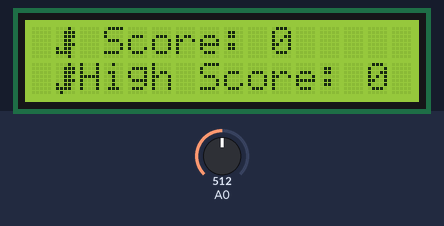
A sketch run on a simulated Arduino Uno, built with avr-gcc and run on an emulated ATmega328P. On the bench: 16×2 character LCD. Inputs (shaded band) come from the test bench; at power-on: A0 = 512. Random numbers use the default seed unless the sketch sets one; what the sketch prints to the serial monitor is not drawn.

Above: at 1.2 s.
1.3 s: A0 set to 316
2.8 s: A0 set to 294
At 2.91 s:
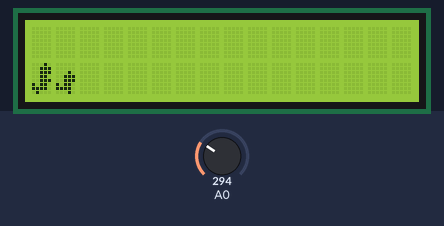
4.6 s: A0 set to 320
At 6.3 s:
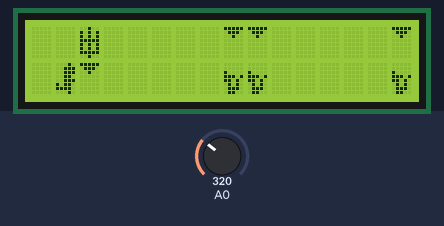
6.4 s: A0 set to 122
At 7.63 s:
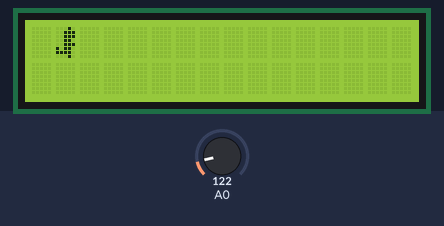
9.2 s: A0 set to 148
At 9.4 s:
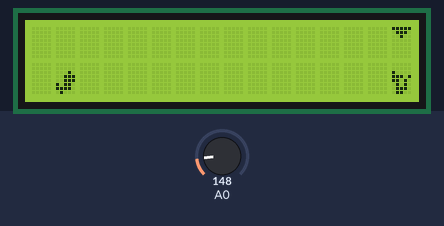
11.1 s: A0 set to 13
At 13.3 s:
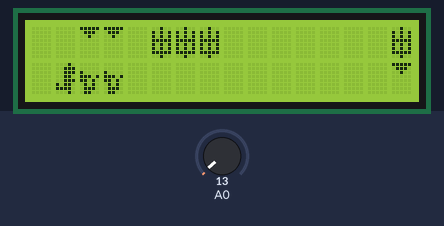

Measured:
- the behaviour switches between 310 and 309 on A0 (found by bisection; images 0 and 1)
- the behaviour switches between 134 and 135 on A0 (found by bisection; images 3 and 4)
- after the input at 1.3 s, every drawn part: stays the same
- after the input at 2.8 s, the display: changes at once (image 1)
- what the display in image 5 shows lasts 1.1 s, from 12.5 s to 13.6 s

The sketch:

DinosaurGame.ino
```cpp
#include<LiquidCrystal.h>
LiquidCrystal lcd(12, 11, 5, 4, 3, 2);

#define btnRight 0
#define btnUp 1
#define btnDown 2
#define btnLeft 3
#define btnSelect 4
#define btnNone 5

byte dino[8] = {
  0x02, //. . . o .
  0x07, //. . o o o
  0x07, //. . o o o
  0x06, //. . o o .
  0x07, //. . o o o
  0x16, //o . o o .
  0x1e, //o o o o .
  0x0a, //. o . o .
};
byte dino1[8] = {
  0x02, //. . . o .
  0x07, //. . o o o
  0x07, //. . o o o
  0x06, //. . o o .
  0x07, //. . o o o
  0x16, //o . o o .
  0x1e, //o o o o .
  0x08, //. o . . .
};
byte dino2[8] = {
  0x02, //. . . o .
  0x07, //. . o o o
  0x07, //. . o o o
  0x06, //. . o o .
  0x07, //. . o o o
  0x16, //o . o o .
  0x1e, //o o o o .
  0x02, //. . . o .
};
byte dinosit[8] = {
  0x00, //. . . . .
  0x00, //. . . . .
  0x02, //. . . o .
  0x07, //. . o o o
  0x07, //. . o o o
  0x16, //o . o o .
  0x1e, //o o o o .
  0x0a, //. o . o .
};
byte dinosit1[8] = {
  0x00, //. . . . .
  0x00, //. . . . .
  0x02, //. . . o .
  0x07, //. . o o o
  0x07, //. . o o o
  0x16, //o . o o .
  0x1e, //o o o o .
  0x08, //. o . . .
};
byte dinosit2[8] = {
  0x00, //. . . . .
  0x00, //. . . . .
  0x02, //. . . o .
  0x07, //. . o o o
  0x07, //. . o o o
  0x16, //o . o o .
  0x1e, //o o o o .
  0x02, //. . . o .
};
byte obs1[8] = {
  0x00, //. . . . .
  0x00, //. . . . .
  0x10, //o . . . .
  0x1d, //o o o . o
  0x1a, //o o . o .
  0x0a, //. o . o .
  0x0e, //. o o o .
  0x0c, //. o o . .
};
byte obs2[8] = {
  0x04, //. . o . .
  0x04, //. . o . .
  0x0e, //. o o o .
  0x1f, //o o o o o
  0x1f, //o o o o o
  0x0e, //. o o o .
  0x04, //. . o . .
  0x04, //. . o . .
};
byte obs3[8] = {
  0x1f, //o o o o o
  0x0e, //. o o o .
  0x04, //. . o . .
  0x00, //. . . . .
  0x00, //. . . . .
  0x00, //. . . . .
  0x00, //. . . . .
  0x00, //. . . . .
};
byte obs4[8] = {
  0x04, //. . o . .
  0x15, //o . o . o
  0x15, //o . o . o
  0x1f, //o o o o o
  0x15, //o . o . o
  0x15, //o . o . o
  0x1f, //o o o o o
  0x04, //. . o . .
};
byte freep[8] = {
  0x00, //. . . . .
  0x00, //. . . . .
  0x00, //. . . . .
  0x00, //. . . . .
  0x00, //. . . . .
  0x00, //. . . . .
  0x00, //. . . . .
  0x00, //. . . . .
};

int mat[2][24] = {
  {7,7,7,7,7,7,7,7,7,7,7,7,7,7,7,7,7,7,7,7,7,7,7,7},
  {7,0,7,7,7,7,7,7,7,7,7,7,7,7,7,7,7,7,7,7,7,7,7,7}
};
int dinoAnim[] = {1, 0, 2, 3}; // {dino2, dino1, dinosit1, dinosit2}
int walk = 0;
int down = 0;
int up = 0;
int fps = 0;
int maxHigh = 600;
int pauseBetween = 1;
long jumpStarted = 0;
int isJumping = 1;
bool gameStarted = false;
int score = 0;
int highScore = 0;

void redraw(){
  for(int j = 15; j >= 0; j--)
    for(int i = 0; i < 2; i++){
      lcd.setCursor(j, i);
      lcd.write(mat[i][j]);
    }

  if(!gameStarted){
    String s = "Score: " + String(score/4);
    String hS = "High Score: " + String(highScore/4);
    lcd.setCursor(3, 0);
    lcd.print(s);
    lcd.setCursor(2, 1);
    lcd.print(hS);
  }
}

void setup() {
  Serial.begin(9600);

  lcd.begin(16, 2);

  lcd.createChar(0, dino1);
  lcd.createChar(1, dino2);
  lcd.createChar(2, dinosit1);
  lcd.createChar(3, dinosit2);
  lcd.createChar(4, obs1);
  lcd.createChar(5, obs3);
  lcd.createChar(6, obs4);
  lcd.createChar(7, freep);

  lcd.clear();
}

void loop() {
  if(getKey() == btnUp && !up)
    jumpStarted = millis();

  down = (getKey() == btnDown);
  up = (getKey() == btnUp);

  if(!gameStarted){
    if(up || down){
      gameStarted = true;
      score = 0;
    }
  }

  if(gameStarted){
    //dino animator: 3 x delay (samples/ms)
    if(fps % 3 == 0)
       walk = 1 - walk;
    //fps: 4 x delay (frames/ms)
    if(fps % 4 == 0){
      pauseBetween--;
      for(int i = 0; i < 2; i++)
      for(int j = 0; j < 23; j++){
        mat[i][j] = mat[i][j+1];
      }
      mat[0][23] = 7;
      mat[1][23] = 7;
    }

    if(!pauseBetween) generateObstacles();
    isJumping = millis() - jumpStarted < maxHigh && up;

    if(isJumping && mat[0][1] == 6)
      gameover();
    if(isJumping && mat[0][1] == 5 && !down)
      gameover();
    if(!isJumping && mat[1][1] == 4)
      gameover();
    if(!isJumping && mat[1][1] == 5 && !down)
      gameover();
    //if(!down) score++;
    Serial.println(mat[0][1]);
    if(mat[0][1] != 7 || mat[1][1] != 7)
      score++;
    if(score > highScore)
      highScore = score;
    fps++;
  }

  redraw();
  lcd.setCursor(1, !isJumping);
  lcd.write(dinoAnim[down * 2 + walk]);

  delay(50);
}

void gameover(){
  cleanMatrix();
  gameStarted = false;
  pauseBetween = 1;
  delay(1000);
}

void cleanMatrix(){
  for(int i = 0; i < 2; i++)
    for(int j = 0; j < 16; j++)
      mat[i][j] = 7;
}

void generateObstacles(){
  int obsCount = random(1, 4);
  int types[4][2] = {{7, 4}, {6, 5}, {5, 4}, {6, 7}};
  int type = random(0, 4);
  for(int i = 0; i < type; i++){
    mat[0][16 + i] = types[type][0];
    mat[1][16 + i] = types[type][1];
  }
  int spaceCount = random(2, 5);
  pauseBetween = obsCount + spaceCount;
}

int getKey(){
  int r = analogRead(A0);
  //Serial.println(r);
  if(r > 1000) return btnNone;
  if(r < 1) return btnRight;
  if(r < 135) return btnUp;
  if(r < 310) return btnDown;
  if(r < 482) return btnLeft;
  if(r < 723) return btnSelect;
  return btnNone;
}
```
